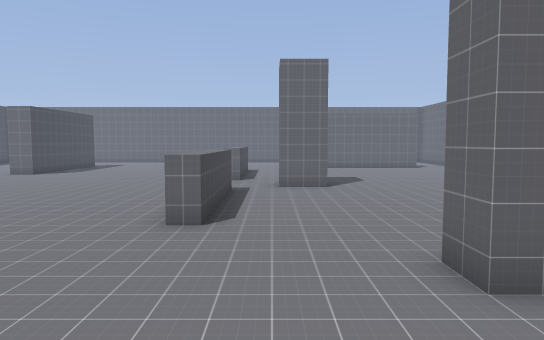
View 1 (above)

20 first-person views from a walk through a 3-D level made in the Godot game engine. The camera is 1.4 m above the floor, tilts 4° down and sees 70° across. The floor is counted in squares, 1 m on a side. Each view is taken from the middle of a square. On the plan, view 1 faces up. The plan holds only what a view shows up to about 16 squares ahead; the rest is blank. Characters and animated objects are not drawn.

View 2
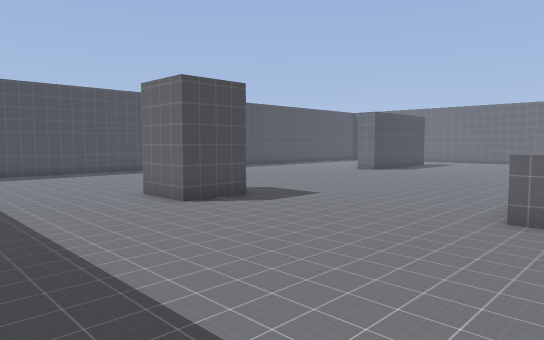

View 3
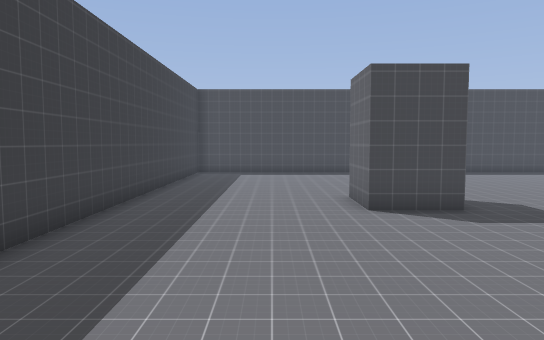

View 4
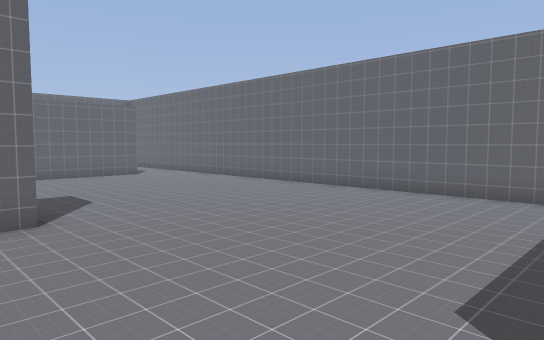

View 5
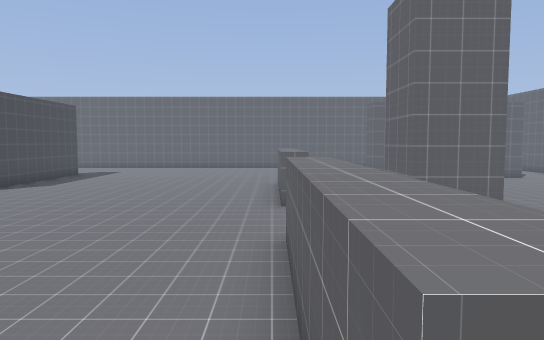

View 6
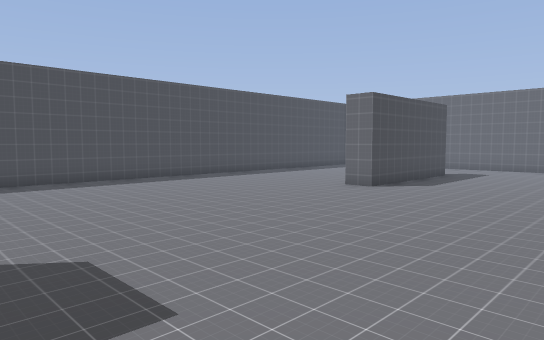

View 7
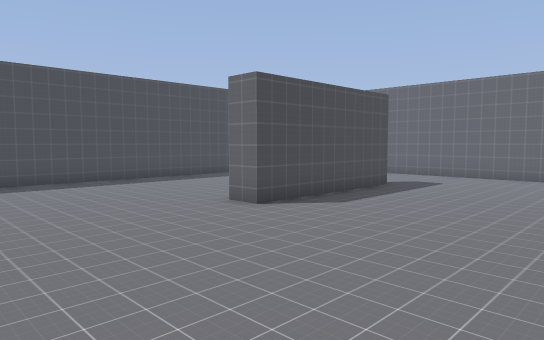

View 8
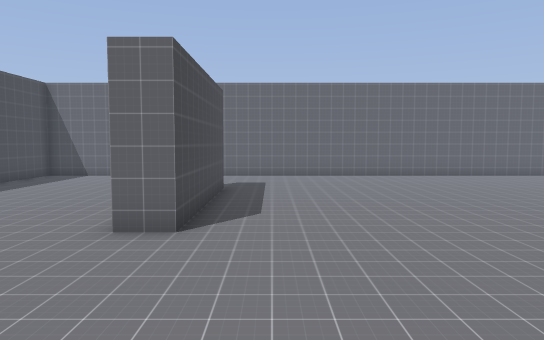

View 9
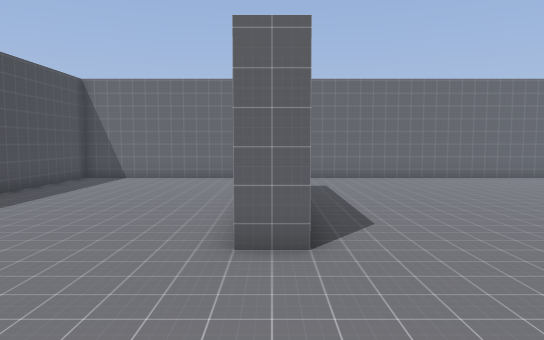

View 10
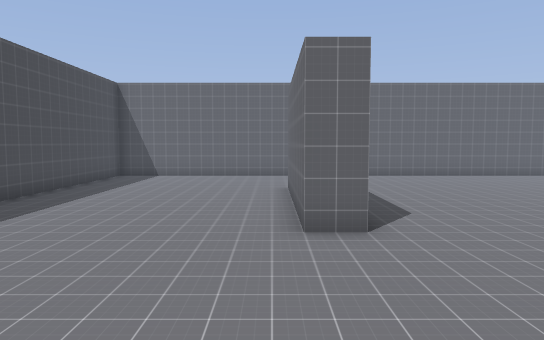

View 11
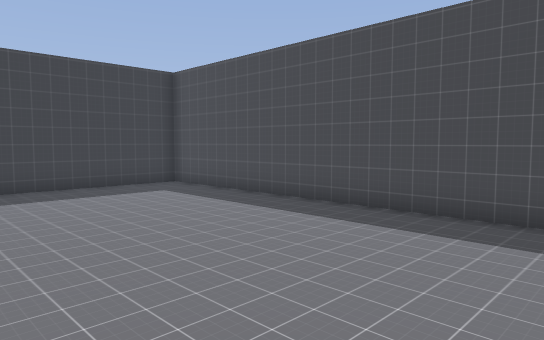

View 12
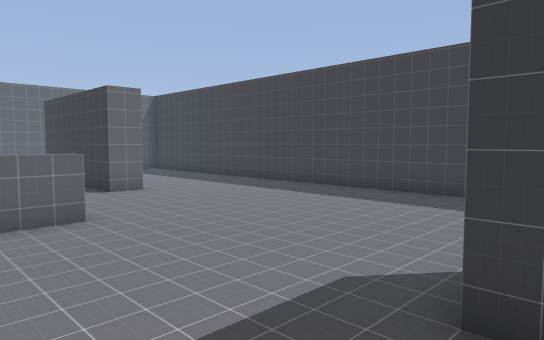

View 13
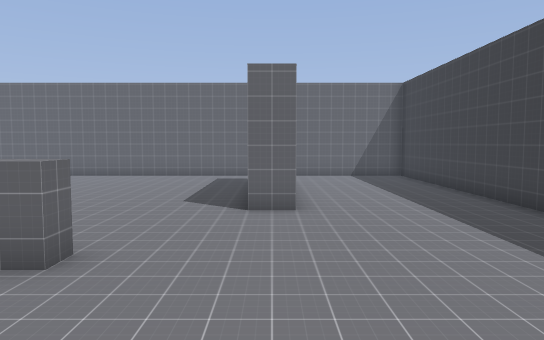

View 14
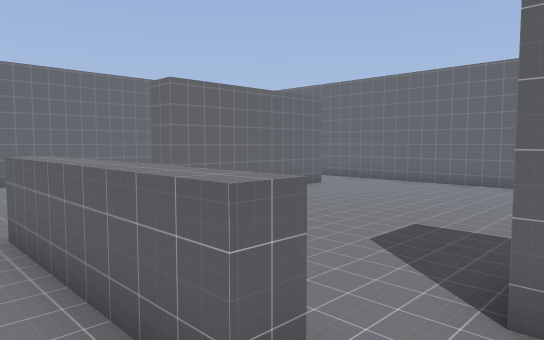

View 15
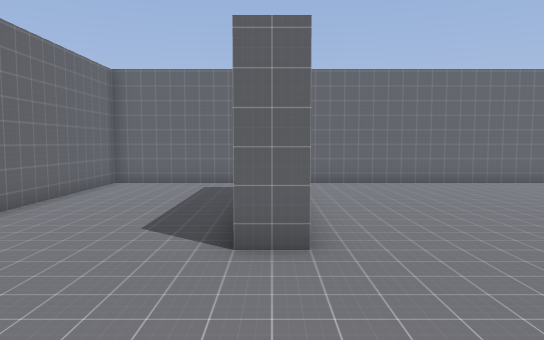

View 16
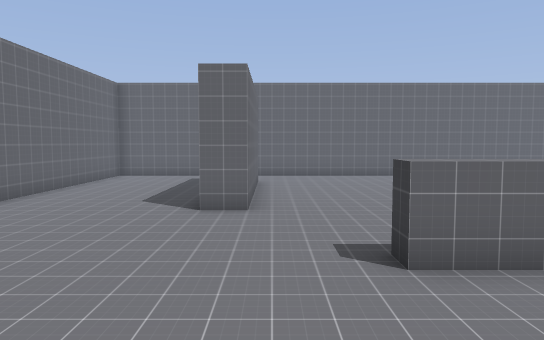

View 17
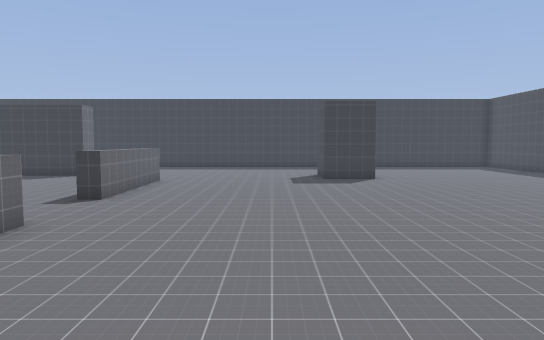

View 18
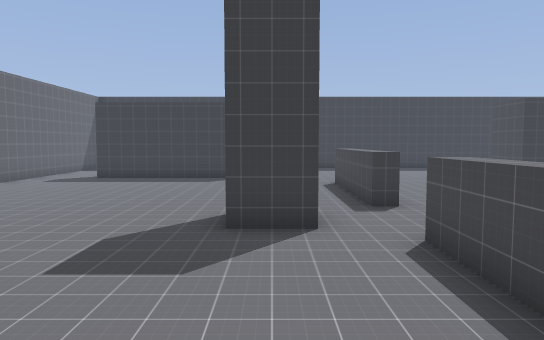

View 19
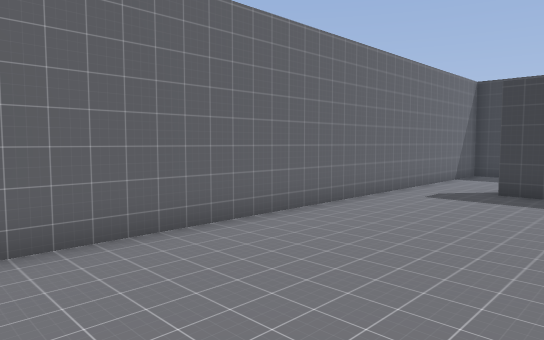

View 20
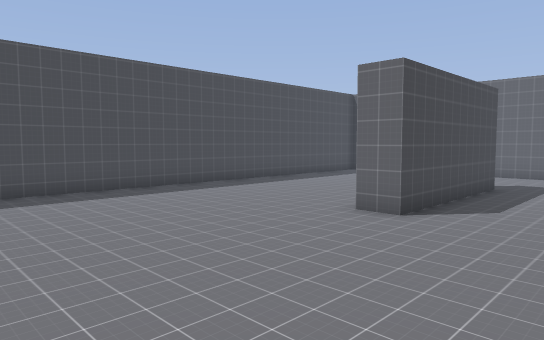

### Floor plan
Points are (right, up) in squares from view 1. A wall is a line through its corners. A room is listed if a view was taken in it or the views show most of it. See-through windows are left out.
Room 1 (views 1, 2, 3, 4, 5, 6, 7, 8, 9, 10, 11, 12, 13, 14, 15, 16, 17, 18, 19, 20)
walls: (-1.8, 11.5) (-1.2, 11.5) (-1.2, 6.5) (-1.8, 6.5) (-1.8, 11.5); (-1.2, 17) (-1.2, 14.5) (-1.8, 14.5) (-1.8, 19.5) (-1.1, 19.5); (-10.1, 6) (-8, 6) (-8, 4) (-10, 4); (2.5, 3.5) (2, 3.5) (2, 4.5) (8, 4.5); (-10.5, 23.1) (-10.5, 17) (-11.5, 17) (-11.5, 23); (8, 21.5) (2, 21.5) (2, 22.5); (10.5, -1.2) (10.5, 27.5) (-18.5, 27.5) (-18.5, -1.5) (10.2, -1.5)
objects: pillar (0, 13) to (1, 14)

Where each view was taken, in squares from view 1:
view 1: 0 up, 0 right, facing up
view 2: 1 down, 0 right, facing up-left
view 3: 2 up, 0 right, facing left
view 4: 5 up, 0 right, facing up-right
view 5: 6 up, 2 left, facing up
view 6: 6 up, 4 left, facing up-left
view 7: 11 up, 4 left, facing up-left
view 8: 11 up, 9 left, facing up
view 9: 12 up, 11 left, facing up
view 10: 11 up, 12 left, facing up
view 11: 11 up, 11 left, facing down-left
view 12: 9 up, 9 left, facing down-right
view 13: 4 up, 6 left, facing right
view 14: 13 up, 3 left, facing up-right
view 15: 22 up, 3 left, facing right
view 16: 21 up, 6 left, facing right
view 17: 21 up, 6 left, facing down
view 18: 20 up, 1 right, facing down
view 19: 16 up, 5 right, facing down-right
view 20: 10 up, 7 left, facing up-left
